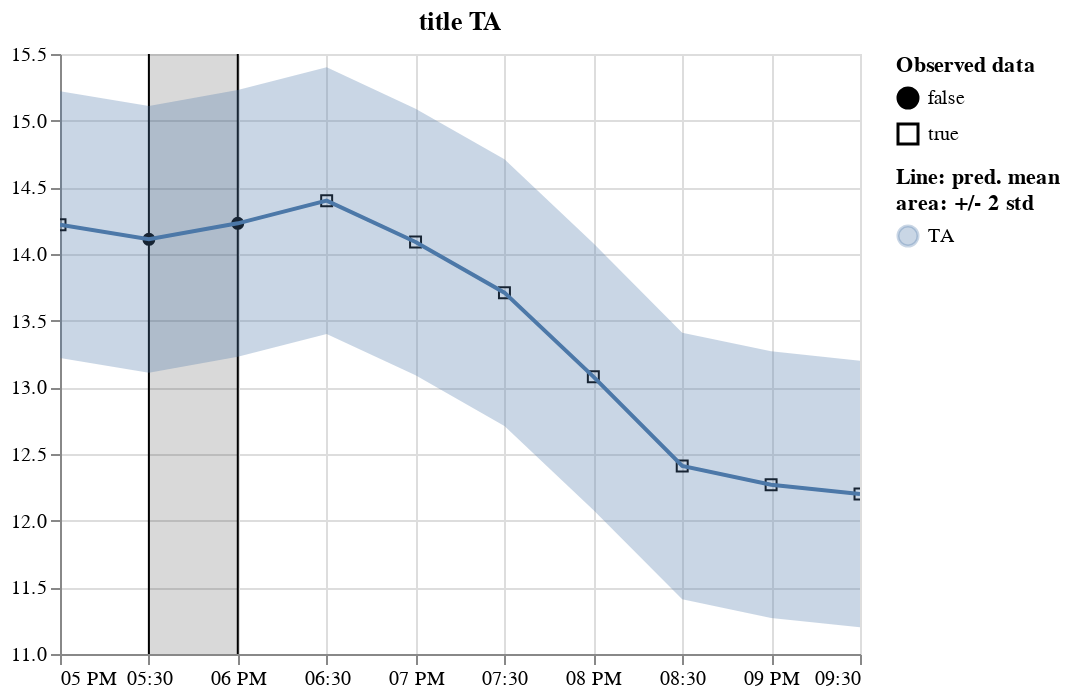

The cell this chart's notebook holds for it:
### Code cell
plot_variable(m_df.tidy().assign(std=.5), "TA", title="title TA", error=True)

### Figure 1 — Vega-Lite specification as saved in the notebook (floating-point values rounded to 4 significant figures)
{"config": {"view": {"continuousWidth": 400, "continuousHeight": 300}}, "layer": [{"data": {"name": "data-12f9ba415d1edade6081ec703f6f8683"}, "mark": {"type": "point", "color": "black", "fillOpacity": 1, "strokeWidth": 1}, "encoding": {"fill": {"field": "is_present", "legend": {"title": ["Observed data"]}, "scale": {"range": ["black", "#ffffff00"]}, "type": "nominal"}, "shape": {"field": "is_present", "type": "nominal"}, "x": {"axis": {"domain": true, "labels": true, "ticks": true, "title": "time"}, "field": "time", "type": "temporal"}, "y": {"field": "value", "scale": {"zero": false}, "title": "", "type": "quantitative"}}}, {"layer": [{"mark": "rule", "encoding": {"x": {"axis": {"domain": false, "labels": false, "ticks": false, "title": null}, "field": "gap_start", "type": "temporal"}}}, {"mark": "rule", "encoding": {"x": {"axis": {"domain": false, "labels": false, "ticks": false, "title": null}, "field": "gap_end", "type": "temporal"}}}, {"mark": {"type": "rect", "color": "black", "opacity": 0.15}, "encoding": {"x": {"axis": {"domain": false, "labels": false, "ticks": false, "title": null}, "field": "gap_start", "type": "temporal"}, "x2": {"field": "gap_end"}}}], "data": {"name": "data-c8182dc3db8067cf5aaf76e1a132f712"}}, {"layer": [{"mark": "errorband", "encoding": {"color": {"field": "variable", "legend": {"title": ["Line: pred. mean", "area: +/- 2 std"]}, "type": "nominal"}, "x": {"field": "time", "type": "temporal"}, "y": {"field": "err_low", "scale": {"zero": false}, "title": "", "type": "quantitative"}, "y2": {"field": "err_high"}}, "name": "view_2"}, {"mark": "line", "encoding": {"color": {"field": "variable", "type": "nominal"}, "x": {"field": "time", "type": "temporal"}, "y": {"field": "value", "scale": {"zero": false}, "title": "", "type": "quantitative"}}}], "data": {"name": "data-12f9ba415d1edade6081ec703f6f8683"}}], "params": [{"name": "param_7", "select": {"type": "interval"}, "bind": "scales", "views": ["view_2"]}], "title": "title TA", "$schema": "https://vega.github.io/schema/vega-lite/v5.2.0.json", "datasets": {"data-12f9ba415d1edade6081ec703f6f8683": [{"time": "2000-06-15T17:00:00", "variable": "TA", "value": 14.22, "is_present": true, "std": 0.5, "err_low": 13.22, "err_high": 15.22}, {"time": "2000-06-15T17:30:00", "variable": "TA", "value": 14.11, "is_present": false, "std": 0.5, "err_low": 13.11, "err_high": 15.11}, {"time": "2000-06-15T18:00:00", "variable": "TA", "value": 14.23, "is_present": false, "std": 0.5, "err_low": 13.23, "err_high": 15.23}, {"time": "2000-06-15T18:30:00", "variable": "TA", "value": 14.4, "is_present": true, "std": 0.5, "err_low": 13.4, "err_high": 15.4}, {"time": "2000-06-15T19:00:00", "variable": "TA", "value": 14.09, "is_present": true, "std": 0.5, "err_low": 13.09, "err_high": 15.09}, {"time": "2000-06-15T19:30:00", "variable": "TA", "value": 13.71, "is_present": true, "std": 0.5, "err_low": 12.71, "err_high": 14.71}, {"time": "2000-06-15T20:00:00", "variable": "TA", "value": 13.08, "is_present": true, "std": 0.5, "err_low": 12.08, "err_high": 14.08}, {"time": "2000-06-15T20:30:00", "variable": "TA", "value": 12.41, "is_present": true, "std": 0.5, "err_low": 11.41, "err_high": 13.41}, {"time": "2000-06-15T21:00:00", "variable": "TA", "value": 12.27, "is_present": true, "std": 0.5, "err_low": 11.27, "err_high": 13.27}, {"time": "2000-06-15T21:30:00", "variable": "TA", "value": 12.2, "is_present": true, "std": 0.5, "err_low": 11.2, "err_high": 13.2}], "data-c8182dc3db8067cf5aaf76e1a132f712": [{"gap_start": "2000-06-15T17:30:00", "gap_end": "2000-06-15T18:00:00"}]}}
